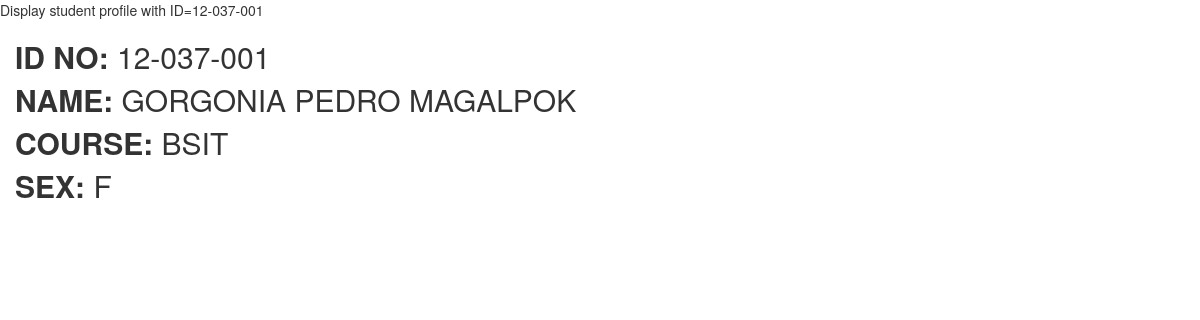
Screenshot of /students/profile/12-037-001 with the database file from the repository.
### tables this page shows
CREATE TABLE `students` (
  `idno` varchar(10) NOT NULL,
  `lname` varchar(50) NOT NULL,
  `fname` varchar(50) NOT NULL,
  `mname` varchar(50) NOT NULL,
  `course` varchar(50) NOT NULL,
  `sex` varchar(1) NOT NULL
);

### index.php (called while the page is built, shortened)
<?php
require_once BASEPATH.'core/CodeIgniter.php';

### application/models/student_model.php (called while the page is built, shortened)
<?php
class student_model extends CI_model{
	private $table= "students";
	public function read($condition=null){
	if(isset($condition))
		{
		$this->db->where($condition);
		}
	$query=$this->db->get($this->table);
	return $query->result_array();
	}
}
?>

### application/views/students/profile.php (the view, shortened to what this page needs)
<div class="content">
 <div class="col-md-12 col-xs-12">
	<div class="student-profile text-uppercase">
	<p><b><h2> ID no: </b> <?php  echo $student[0]['idno']; ?></p>
	<p class=""><b> Name: </b><?php  echo $student[0]['fname'] ?> <?php  echo $student[0]['mname'] ?> <?php  echo $student[0]['lname'] ?></p>
	<p><b> Course: </b> <?php  echo $student[0]['course'] ?></p>
	<p><b> Sex: </b> <?php  echo $student[0]['sex'] ?></p>
	</div>
</div>
</div>

### assets/CSS/design.css (style rules this page uses)
* { margin: 0; padding 0; }
body { background-color:#ddd; color:black; font-family:"verdana"; }

### rows the page displays
students: idno "12-037-001", fname "GORGONIA", mname "PEDRO", lname "MAGALPOK", course "BSIT", sex "F"

### other values shown
$id "12-037-001"
